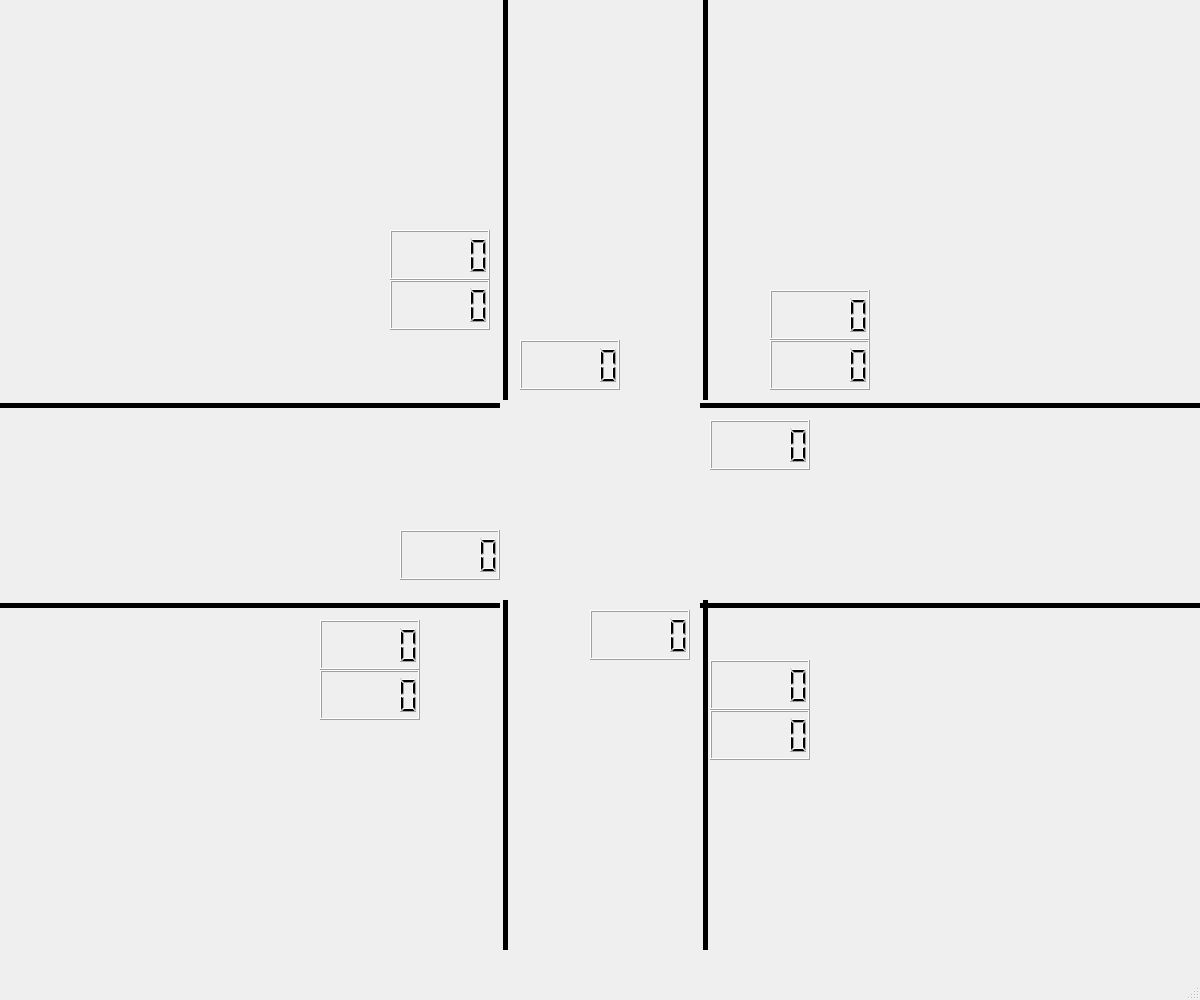
<?xml version="1.0" encoding="UTF-8"?>
<ui version="4.0">
 <class>Crossroad</class>
 <widget class="QMainWindow" name="Crossroad">
  <property name="geometry">
   <rect>
    <x>0</x>
    <y>0</y>
    <width>1200</width>
    <height>1000</height>
   </rect>
  </property>
  <property name="sizePolicy">
   <sizepolicy hsizetype="Fixed" vsizetype="Fixed">
    <horstretch>0</horstretch>
    <verstretch>0</verstretch>
   </sizepolicy>
  </property>
  <property name="windowTitle">
   <string>Crossroad</string>
  </property>
  <widget class="QWidget" name="centralwidget">
   <widget class="Line" name="line">
    <property name="geometry">
     <rect>
      <x>0</x>
      <y>600</y>
      <width>500</width>
      <height>10</height>
     </rect>
    </property>
    <property name="frameShadow">
     <enum>QFrame::Shadow::Plain</enum>
    </property>
    <property name="lineWidth">
     <number>5</number>
    </property>
    <property name="orientation">
     <enum>Qt::Orientation::Horizontal</enum>
    </property>
   </widget>
   <widget class="Line" name="line_2">
    <property name="geometry">
     <rect>
      <x>0</x>
      <y>400</y>
      <width>500</width>
      <height>10</height>
     </rect>
    </property>
    <property name="frameShadow">
     <enum>QFrame::Shadow::Plain</enum>
    </property>
    <property name="lineWidth">
     <number>5</number>
    </property>
    <property name="orientation">
     <enum>Qt::Orientation::Horizontal</enum>
    </property>
   </widget>
   <widget class="Line" name="line_3">
    <property name="geometry">
     <rect>
      <x>700</x>
      <y>400</y>
      <width>500</width>
      <height>10</height>
     </rect>
    </property>
    <property name="frameShadow">
     <enum>QFrame::Shadow::Plain</enum>
    </property>
    <property name="lineWidth">
     <number>5</number>
    </property>
    <property name="orientation">
     <enum>Qt::Orientation::Horizontal</enum>
    </property>
   </widget>
   <widget class="Line" name="line_4">
    <property name="geometry">
     <rect>
      <x>700</x>
      <y>600</y>
      <width>500</width>
      <height>10</height>
     </rect>
    </property>
    <property name="frameShadow">
     <enum>QFrame::Shadow::Plain</enum>
    </property>
    <property name="lineWidth">
     <number>5</number>
    </property>
    <property name="orientation">
     <enum>Qt::Orientation::Horizontal</enum>
    </property>
   </widget>
   <widget class="Line" name="line_5">
    <property name="geometry">
     <rect>
      <x>500</x>
      <y>0</y>
      <width>10</width>
      <height>400</height>
     </rect>
    </property>
    <property name="frameShadow">
     <enum>QFrame::Shadow::Plain</enum>
    </property>
    <property name="lineWidth">
     <number>5</number>
    </property>
    <property name="orientation">
     <enum>Qt::Orientation::Vertical</enum>
    </property>
   </widget>
   <widget class="Line" name="line_6">
    <property name="geometry">
     <rect>
      <x>700</x>
      <y>0</y>
      <width>10</width>
      <height>400</height>
     </rect>
    </property>
    <property name="frameShadow">
     <enum>QFrame::Shadow::Plain</enum>
    </property>
    <property name="lineWidth">
     <number>5</number>
    </property>
    <property name="orientation">
     <enum>Qt::Orientation::Vertical</enum>
    </property>
   </widget>
   <widget class="Line" name="line_7">
    <property name="geometry">
     <rect>
      <x>500</x>
      <y>600</y>
      <width>10</width>
      <height>350</height>
     </rect>
    </property>
    <property name="frameShadow">
     <enum>QFrame::Shadow::Plain</enum>
    </property>
    <property name="lineWidth">
     <number>5</number>
    </property>
    <property name="orientation">
     <enum>Qt::Orientation::Vertical</enum>
    </property>
   </widget>
   <widget class="Line" name="line_8">
    <property name="geometry">
     <rect>
      <x>700</x>
      <y>600</y>
      <width>10</width>
      <height>350</height>
     </rect>
    </property>
    <property name="frameShadow">
     <enum>QFrame::Shadow::Plain</enum>
    </property>
    <property name="lineWidth">
     <number>5</number>
    </property>
    <property name="orientation">
     <enum>Qt::Orientation::Vertical</enum>
    </property>
   </widget>
   <widget class="QLCDNumber" name="from3Cs">
    <property name="geometry">
     <rect>
      <x>710</x>
      <y>420</y>
      <width>100</width>
      <height>50</height>
     </rect>
    </property>
   </widget>
   <widget class="QLCDNumber" name="from6Cs">
    <property name="geometry">
     <rect>
      <x>590</x>
      <y>610</y>
      <width>100</width>
      <height>50</height>
     </rect>
    </property>
   </widget>
   <widget class="QLCDNumber" name="from9Cs">
    <property name="geometry">
     <rect>
      <x>400</x>
      <y>530</y>
      <width>100</width>
      <height>50</height>
     </rect>
    </property>
   </widget>
   <widget class="QLCDNumber" name="from0Cs">
    <property name="geometry">
     <rect>
      <x>520</x>
      <y>340</y>
      <width>100</width>
      <height>50</height>
     </rect>
    </property>
   </widget>
   <widget class="QLCDNumber" name="fromRight0Ps">
    <property name="geometry">
     <rect>
      <x>770</x>
      <y>340</y>
      <width>100</width>
      <height>50</height>
     </rect>
    </property>
   </widget>
   <widget class="QLCDNumber" name="fromLeft0Ps">
    <property name="geometry">
     <rect>
      <x>390</x>
      <y>280</y>
      <width>100</width>
      <height>50</height>
     </rect>
    </property>
   </widget>
   <widget class="QLCDNumber" name="fromUp9Ps">
    <property name="geometry">
     <rect>
      <x>390</x>
      <y>230</y>
      <width>100</width>
      <height>50</height>
     </rect>
    </property>
   </widget>
   <widget class="QLCDNumber" name="fromUp3Ps">
    <property name="geometry">
     <rect>
      <x>770</x>
      <y>290</y>
      <width>100</width>
      <height>50</height>
     </rect>
    </property>
   </widget>
   <widget class="QLCDNumber" name="fromRight6Ps">
    <property name="geometry">
     <rect>
      <x>710</x>
      <y>660</y>
      <width>100</width>
      <height>50</height>
     </rect>
    </property>
   </widget>
   <widget class="QLCDNumber" name="fromDown9Ps">
    <property name="geometry">
     <rect>
      <x>320</x>
      <y>670</y>
      <width>100</width>
      <height>50</height>
     </rect>
    </property>
   </widget>
   <widget class="QLCDNumber" name="fromDown3Ps">
    <property name="geometry">
     <rect>
      <x>710</x>
      <y>710</y>
      <width>100</width>
      <height>50</height>
     </rect>
    </property>
   </widget>
   <widget class="QLCDNumber" name="fromLeft6Ps">
    <property name="geometry">
     <rect>
      <x>320</x>
      <y>620</y>
      <width>100</width>
      <height>50</height>
     </rect>
    </property>
   </widget>
  </widget>
  <widget class="QMenuBar" name="menubar">
   <property name="geometry">
    <rect>
     <x>0</x>
     <y>0</y>
     <width>1200</width>
     <height>25</height>
    </rect>
   </property>
  </widget>
  <widget class="QStatusBar" name="statusbar"/>
 </widget>
 <resources/>
 <connections/>
</ui>
